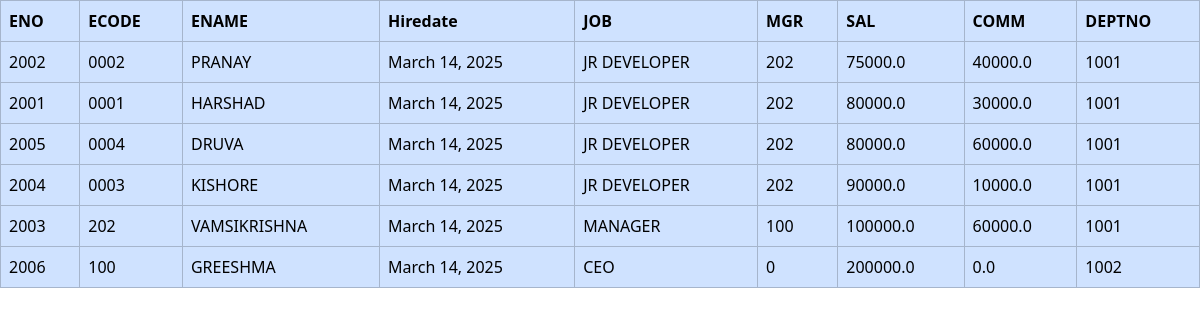
The app's page /display/ with its own data.
### app1/models.py (models this page shows, shortened)
class Emp(models.Model):
    eno=models.CharField(max_length=100,primary_key=True)
    ecode=models.CharField(max_length=100)
    ename=models.CharField(max_length=100)
    hiredate=models.DateField()
    job=models.CharField(max_length=100)
    mgr=models.IntegerField()
    sal=models.FloatField(max_length=100)
    comm=models.FloatField(max_length=100)
    deptno=models.ForeignKey(Dept,on_delete=models.CASCADE)

class Dept(models.Model):
    deptno=models.IntegerField(primary_key=True)
    dname=models.CharField(max_length=100)
    mgr=models.CharField(max_length=100)
    mname=models.CharField(max_length=100)
    def __str__(self):
       return str(self.deptno)

### app1/views.py (the view)
def display(request):
    WO=Emp.objects.all().order_by('sal')
    SS={'WO':WO}
    return render(request,'h1.html',SS)

### app1/templates/h1.html (shortened to what this page needs)
<!DOCTYPE html>
<html lang="en">
<head>
    <link href="https://cdn.jsdelivr.net/npm/bootstrap@5.3.3/dist/css/bootstrap.min.css" rel="stylesheet">
</head>
<body>
    <table class="table table-bordered table-primary">
        <thead>
            <tr>
            <th>ENO</th>
            <th>ECODE</th>
            <th>ENAME</th>
            <th>Hiredate</th>
            <th>JOB</th>
            <th>MGR</th>
            <th>SAL</th>
            <th>COMM</th>
            <th>DEPTNO</th>
            </tr>
        </thead>
        <tbody>
            {% for i in WO %}
            <tr>
                <td>{{i.eno }}</td>
                <td>{{i.ecode}}</td>
                <td>{{i.ename }}</td>
                <td>{{i.hiredate }}</td>
                <td>{{i.job }}</td>
                <td>{{ i.mgr }}</td>
                <td>{{i.sal }}</td>
                <td>{{i.comm }}</td>
                <td>{{ i.deptno }}</td>
            </tr>
            {% endfor %}
        </tbody>
    </table>
</body>
</html>

### records on screen
Emp: eno "2002", ecode "0002", ename "PRANAY", hiredate "March 14, 2025", job "JR DEVELOPER", mgr "202", sal "75000.0", comm "40000.0", deptno "1001"
Emp: eno "2001", ecode "0001", ename "HARSHAD", hiredate "March 14, 2025", job "JR DEVELOPER", mgr "202", sal "80000.0", comm "30000.0", deptno "1001"
Emp: eno "2005", ecode "0004", ename "DRUVA", hiredate "March 14, 2025", job "JR DEVELOPER", mgr "202", sal "80000.0", comm "60000.0", deptno "1001"
Emp: eno "2004", ecode "0003", ename "KISHORE", hiredate "March 14, 2025", job "JR DEVELOPER", mgr "202", sal "90000.0", comm "10000.0", deptno "1001"
Emp: eno "2003", ecode "202", ename "VAMSIKRISHNA", hiredate "March 14, 2025", job "MANAGER", mgr "100", sal "100000.0", comm "60000.0", deptno "1001"
Emp: eno "2006", ecode "100", ename "GREESHMA", hiredate "March 14, 2025", job "CEO", mgr "0", sal "200000.0", comm "0.0", deptno "1002"
